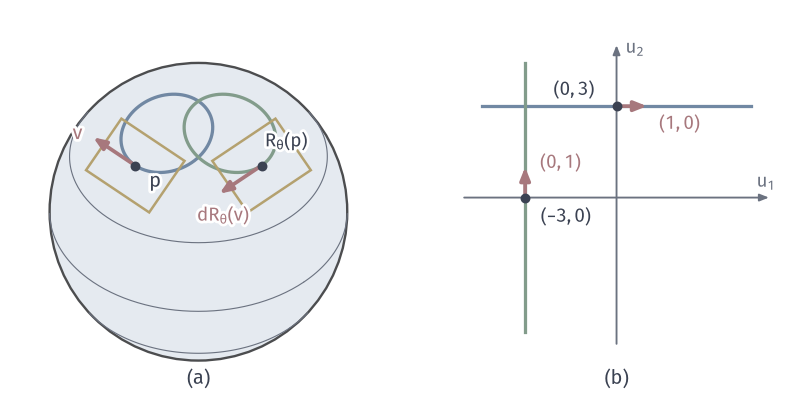

This chart was generated by the following Python code:
"""Pushforward by the quarter-turn R: a curve through p, its image, the tangent planes, and the chart records."""
from pathlib import Path
import sys
ROOT = next(p for p in Path(__file__).resolve().parents if (p/"build.sh").is_file() and (p/"tex/book.tex").is_file())
sys.path.insert(0, str(ROOT/"figures/04-spaces-measures-and-geometry/04-manifolds/matplotlib/mfd-common"))
from mfd3d import *

W, H = 112, 56
fig, ax = canvas(W, H)
pl = Placed(View(135, 42), 28, 26, 21)
sphere_disc(ax, pl)
for lat in (-30, 0, 30):
    sphere_curve(ax, pl, parallel(np.radians(lat)), MUTED, lw=.45, hidden=False)
inv = lambda u: np.c_[2*u[:, 0], 2*u[:, 1], np.sum(u**2, 1)-1]/(np.sum(u**2, 1)+1)[:, None]
tt = np.tan(np.linspace(-1.5705, 1.5705, 2401))
g = inv(np.c_[tt, np.full_like(tt, 3.0)])
Rm = np.array([[0, -1, 0], [1, 0, 0], [0, 0, 1.0]])
sphere_curve(ax, pl, g, BLUE, lw=1.3, hidden=False)
sphere_curve(ax, pl, g@Rm.T, GREEN, lw=1.3, hidden=False)
p = np.array([0, .6, .8]); q = Rm@p
def plate(c, e1, e2, a=.3, b=.21):
    xy = pl(np.array([c+a*e1+b*e2, c+a*e1-b*e2, c-a*e1-b*e2, c-a*e1+b*e2]))
    ax.add_patch(Polygon(xy, fc='none', ec=YELLOW, lw=1.0, zorder=4))
    return xy
e1 = np.array([1.0, 0, 0]); e2 = np.array([0, .8, -.6])
plate(p, e1, e2); plate(q, Rm@e1, Rm@e2)
v = np.array([.2, 0, 0])*2; w = Rm@v
arrow(ax, pl(p), pl(p+v), color=RED, lw=1.5, scale=7.5, zorder=8)
arrow(ax, pl(q), pl(q+w), color=RED, lw=1.5, scale=7.5, zorder=8)
dot(ax, pl(p), INK, zorder=9); dot(ax, pl(q), INK, zorder=9)
label(ax, pl(p)+[2.8, -2.2], '$p$', halo=True); label(ax, pl(q)+[3.5, 3.4], r'$R_\theta(p)$', 7.5, halo=True)
label(ax, pl(p+v)+[-2.2, .6], r'$v$', color=RED, halo=True)
label(ax, pl(q+w)+[.5, -3.1], r'$\mathrm{d}R_\theta(v)$', 7.5, RED, halo=True)
cx, cy, s = 87, 28, 4.3
arrow(ax, (cx-5*s, cy), (cx+5*s, cy), color=MUTED, lw=.75, scale=5.5)
arrow(ax, (cx, cy-4.8*s), (cx, cy+5*s), color=MUTED, lw=.75, scale=5.5)
label(ax, (cx+5*s-.4, cy+2.3), '$u_1$', 7.5, MUTED); label(ax, (cx+2.6, cy+5*s-.3), '$u_2$', 7.5, MUTED)
sl = np.array([-4.4, 4.4])
ax.plot(cx+s*sl, cy+s*np.array([3, 3]), color=BLUE, lw=1.3, zorder=3)
ax.plot(cx+s*np.array([-3, -3]), cy+s*sl, color=GREEN, lw=1.3, zorder=3)
P, Q = np.array([cx, cy+3*s]), np.array([cx-3*s, cy])
arrow(ax, P, P+[s, 0], color=RED, lw=1.5, scale=7.5, zorder=8)
arrow(ax, Q, Q+[0, s], color=RED, lw=1.5, scale=7.5, zorder=8)
dot(ax, P, INK, zorder=9); dot(ax, Q, INK, zorder=9)
label(ax, P+[-6.0, 2.3], '$(0,3)$', 7.5, halo=True); label(ax, Q+[5.8, -2.7], '$(-3,0)$', 7.5, halo=True)
label(ax, P+[s+4.6, -2.5], '$(1,0)$', 7.5, RED, halo=True); label(ax, Q+[5.0, s+.6], '$(0,1)$', 7.5, RED, halo=True)
panel_tag(ax, 28, 1.7, '(a)'); panel_tag(ax, cx, 1.7, '(b)')
save(fig, Path(__file__).resolve().parent, 'figure', {'formula': 'R=R_theta, theta=pi/2; v=d_u1|p=(.2,0,0) drawn at 2x; dR(v)=(0,.2,0)=d_u2|R(p); charts u2=3 and u1=-3'})
